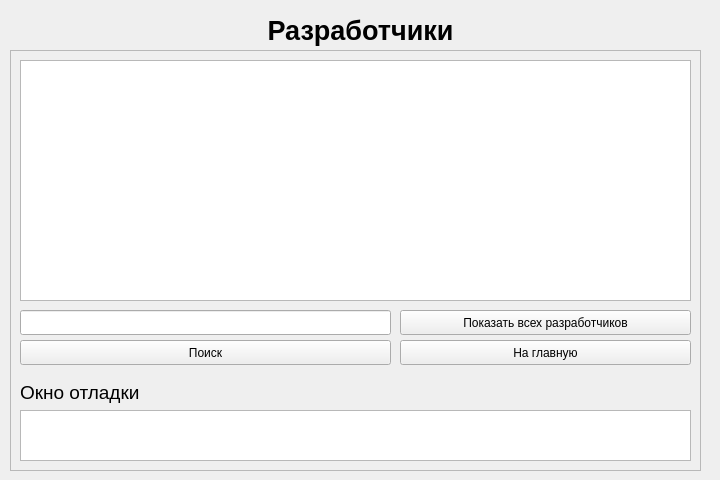
<?xml version="1.0" encoding="UTF-8"?>
<ui version="4.0">
 <class>razrabU</class>
 <widget class="QWidget" name="razrabU">
  <property name="geometry">
   <rect>
    <x>0</x>
    <y>0</y>
    <width>720</width>
    <height>480</height>
   </rect>
  </property>
  <property name="windowTitle">
   <string>Form</string>
  </property>
  <widget class="QFrame" name="frame">
   <property name="geometry">
    <rect>
     <x>10</x>
     <y>50</y>
     <width>691</width>
     <height>421</height>
    </rect>
   </property>
   <property name="frameShape">
    <enum>QFrame::StyledPanel</enum>
   </property>
   <property name="frameShadow">
    <enum>QFrame::Raised</enum>
   </property>
   <widget class="QTableWidget" name="twRazrabU">
    <property name="geometry">
     <rect>
      <x>10</x>
      <y>10</y>
      <width>671</width>
      <height>241</height>
     </rect>
    </property>
   </widget>
   <widget class="QTextEdit" name="teRazrabU">
    <property name="geometry">
     <rect>
      <x>10</x>
      <y>360</y>
      <width>671</width>
      <height>51</height>
     </rect>
    </property>
   </widget>
   <widget class="QLineEdit" name="leRazrabNameSearch">
    <property name="geometry">
     <rect>
      <x>10</x>
      <y>260</y>
      <width>371</width>
      <height>25</height>
     </rect>
    </property>
    <property name="inputMask">
     <string extracomment="Введите ФИО Ученика для поиска"/>
    </property>
   </widget>
   <widget class="QPushButton" name="btnSearch">
    <property name="geometry">
     <rect>
      <x>10</x>
      <y>290</y>
      <width>371</width>
      <height>25</height>
     </rect>
    </property>
    <property name="text">
     <string>Поиск</string>
    </property>
   </widget>
   <widget class="QPushButton" name="btnBack">
    <property name="geometry">
     <rect>
      <x>390</x>
      <y>290</y>
      <width>291</width>
      <height>25</height>
     </rect>
    </property>
    <property name="text">
     <string>На главную</string>
    </property>
   </widget>
   <widget class="QLabel" name="label_2">
    <property name="geometry">
     <rect>
      <x>10</x>
      <y>330</y>
      <width>291</width>
      <height>25</height>
     </rect>
    </property>
    <property name="font">
     <font>
      <pointsize>14</pointsize>
     </font>
    </property>
    <property name="text">
     <string>Окно отладки</string>
    </property>
   </widget>
   <widget class="QPushButton" name="btnSelectAll">
    <property name="geometry">
     <rect>
      <x>390</x>
      <y>260</y>
      <width>291</width>
      <height>25</height>
     </rect>
    </property>
    <property name="text">
     <string>Показать всех разработчиков</string>
    </property>
   </widget>
  </widget>
  <widget class="QLabel" name="label_5">
   <property name="geometry">
    <rect>
     <x>10</x>
     <y>10</y>
     <width>701</width>
     <height>41</height>
    </rect>
   </property>
   <property name="font">
    <font>
     <pointsize>20</pointsize>
     <weight>75</weight>
     <bold>true</bold>
    </font>
   </property>
   <property name="layoutDirection">
    <enum>Qt::LeftToRight</enum>
   </property>
   <property name="text">
    <string>Разработчики</string>
   </property>
   <property name="alignment">
    <set>Qt::AlignCenter</set>
   </property>
  </widget>
 </widget>
 <resources/>
 <connections/>
</ui>
